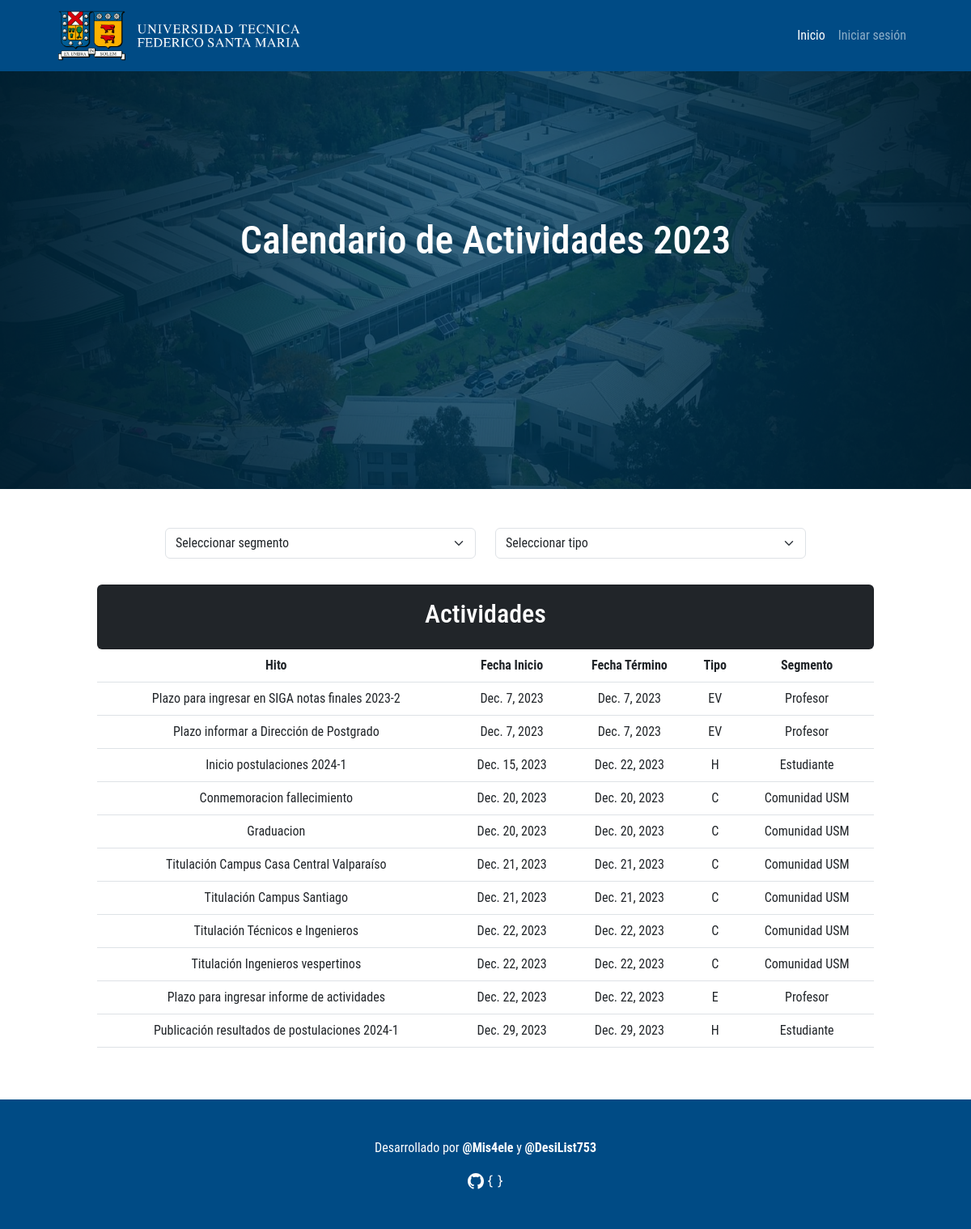
The page / on the database its author committed.
### UsmCalendar/models.py (models this page shows, shortened)
class Evento(models.Model):
    fecha_inicio = models.DateField()
    fecha_termino = models.DateField()
    titulo = models.CharField(max_length=100)
    descripcion = models.CharField(max_length=500)
    tipo = models.CharField(max_length=40, choices=TIPO, default="V")
    segmentos = models.ManyToManyField('segmento')

class Segmento(models.Model):
    nombre = models.CharField(max_length=100)
    def __str__(self):
        return self.nombre

### UsmCalendar/views.py (the view, shortened to what this page needs)
# urls.py: path('', views.index, name='index'),
def index(request):
    title = "EventFlow"
    Eventos = Evento.objects.order_by('fecha_inicio').filter(fecha_inicio__gte=timezone.now().date())
    segmento = request.GET.get('selectSegmento')
    tipo = request.GET.get('selectTipo')
    if not segmento:
        segmento = "Todos"
    if not tipo:
        tipo = "Todos"
    if segmento == "Todos" and tipo == "Todos":
        EventosSelected = Eventos
    data = {
        "title": title,
        "año": timezone.now().year,
        "Eventos": Eventos,
        "Segmentos": Segmento.objects.all(),
        "Tipos": tipos,
        "selectSegmento": segmento,
        "selectTipo": tipo,
        "EventosSelected": EventosSelected,
    }
    return render(request, 'UsmCalendar/index.html', data)

### UsmCalendar/templates/UsmCalendar/index.html (shortened to what this page needs)
{% extends "UsmCalendar/base.html" %}
{% load static %}
{% block styles %}
<link rel="stylesheet" href="{% static 'UsmCalendar/css/style.css' %}">
{% endblock styles %}
{% block body %}
<header>
    <nav class="navbar navbar-expand-lg" data-bs-theme="dark" style="background-color: #004B85;">
        <div class="container-fluid">
            <a class="navbar-brand" href="{% url 'index' %}">
                <img src="{% static 'UsmCalendar/img/logo-usm_blanco.png' %}" alt="Logo USM" width="300px" height="100%">
            </a>
            <div class="collapse navbar-collapse justify-content-end" id="navbarNavAltMarkup">
                <div class="navbar-nav">
                    <a class="nav-link active" aria-current="page" href="{% url 'index' %}">Inicio</a>
                    {% if user.is_authenticated %}
                    <a class="nav-link" href="{% url 'admin:index' %}">Bienvenid@ {{ user.username }}!</a>
                    <a class="nav-link" href="{% url 'logout' %}">Cerrar sesión</a>
                    {% else %}
                    <a class="nav-link" href="{% url 'login' %}">Iniciar sesión</a>
                    {% endif %}
                </div>
            </div>
        </div>
    </nav>
</header>
<section id="inicio">
    <img src="{% static 'UsmCalendar/img/fondo_vina.png' %}" alt="Fondo Calendario" width="100%">
    <h1 class="text-center">Calendario de Actividades {{ año }}</h1>
</section>
<br><br>
<section id="selectSegmentoTipo">
    <form class="row col" method="get">
        <div class="col-sm-2"></div>
        <div class="col-sm-4">
            <select class="form-select mb-2" name="selectSegmento" onchange="this.form.submit()">
                <option value="Todos" {% if selectSegmento == "Todos" %}selected{% endif %}>Seleccionar segmento</option>
            </select>
        </div>
        <div class="col-sm-4">
            <select class="form-select mb-2" name="selectTipo" onchange="this.form.submit()">
            <option value="Todos" {% if selectTipo == tipo.id %}selected{% endif %}>Seleccionar tipo</option>
            </select>
        </div>
        <div class="col-sm-2"></div>
    </form>
</section>
<br>
<section id="actividades" class="text-center">
    <div class="card bg-dark text-white">
        <div class="card-body">
            <h2>Actividades</h1>
        </div>
    </div>
    <table class="table">
        <thead>
            <tr>
                <th scope="col">Hito</th>
                <th scope="col">Fecha Inicio</th>
                <th scope="col">Fecha Término</th>
                <th scope="col">Tipo</th>
                <th scope="col">Segmento</th>
            </tr>
        </thead>
        <tbody>
            {% for evento in EventosSelected %}
            <tr>
                <td>{{ evento.titulo }}</th>
                <td>{{ evento.fecha_inicio }}</td>
                <td>{{ evento.fecha_termino }}</td>
                <td>{{ evento.tipo }}</td>
                <td>
                    {% for segmento in evento.segmentos.all %}
                        {{ segmento.nombre }}
                    {% endfor %}
                </td>
            </tr>
            {% endfor %}
        </tbody>
    </table>
</section>
<br><br>
<footer>
    <div class="row" style="background-color: #004B85;">
        <div class="col text-center text-white">
            <br><br>
            <p>Desarrollado por <strong><a href="https://github.com/Mis4ele" target="_blank">@Mis4ele</a></strong> y <strong><a href="https://github.com/DesiList753" target="_blank">@DesiList753</a></strong></p>
            <a href="https://github.com/Mis4ele/CER3-EventFlow-USM" target="_blank">
            </a>
            <a href="{% url 'evento-GET-todos-list' %}">
            </a>
            <br><br><br>
        </div>
    </div>
</footer>
{% endblock %}

### UsmCalendar/static/UsmCalendar/css/style.css (style rules this page uses)
body { font-family: 'Roboto Condensed'; overflow-x: hidden; }
.navbar .container-fluid { margin: 0px 5vw 0px 5vw; }
#inicio { position: relative; height: 43vw; width: 100%; }
#inicio img { position: absolute; top: 0; left: 0; width: 100%; height: 100%; z-index: -1; }
#inicio h1 { position: relative; color: #FFF; font-size: 4vw; top: 15vw; margin: 0px; animation: fadeIn 2s ease-in-out; }
#actividades { margin: 0 10% 0 10%; }
footer a { color: #FFF; text-decoration: none; transition-duration: 200ms; }

### rows shown on the page
Evento: titulo "Plazo para ingresar en SIGA notas finales 2023-2", fecha_inicio "Dec. 7, 2023", fecha_termino "Dec. 7, 2023", tipo "EV"
Segmento: nombre "Profesor"
Evento: titulo "Plazo informar a Dirección de Postgrado", fecha_inicio "Dec. 7, 2023", fecha_termino "Dec. 7, 2023", tipo "EV"
Evento: titulo "Inicio postulaciones 2024-1", fecha_inicio "Dec. 15, 2023", fecha_termino "Dec. 22, 2023", tipo "H"
Segmento: nombre "Estudiante"
Evento: titulo "Conmemoracion fallecimiento", fecha_inicio "Dec. 20, 2023", fecha_termino "Dec. 20, 2023", tipo "C"
Segmento: nombre "Comunidad USM"
Evento: titulo "Graduacion", fecha_inicio "Dec. 20, 2023", fecha_termino "Dec. 20, 2023", tipo "C"
Evento: titulo "Titulación Campus Casa Central Valparaíso", fecha_inicio "Dec. 21, 2023", fecha_termino "Dec. 21, 2023", tipo "C"
Evento: titulo "Titulación Campus Santiago", fecha_inicio "Dec. 21, 2023", fecha_termino "Dec. 21, 2023", tipo "C"
Evento: titulo "Titulación Técnicos e Ingenieros", fecha_inicio "Dec. 22, 2023", fecha_termino "Dec. 22, 2023", tipo "C"
Evento: titulo "Titulación Ingenieros vespertinos", fecha_inicio "Dec. 22, 2023", fecha_termino "Dec. 22, 2023", tipo "C"
Evento: titulo "Plazo para ingresar informe de actividades", fecha_inicio "Dec. 22, 2023", fecha_termino "Dec. 22, 2023", tipo "E"
Evento: titulo "Publicación resultados de postulaciones 2024-1", fecha_inicio "Dec. 29, 2023", fecha_termino "Dec. 29, 2023", tipo "H"
